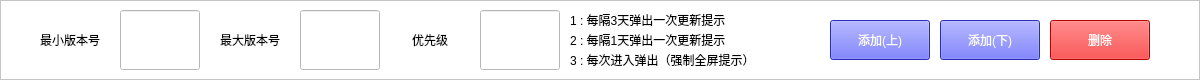
<?xml version="1.0" encoding="UTF-8"?>
<ui version="4.0">
 <class>Form</class>
 <widget class="QWidget" name="Form">
  <property name="geometry">
   <rect>
    <x>0</x>
    <y>0</y>
    <width>1200</width>
    <height>80</height>
   </rect>
  </property>
  <property name="windowTitle">
   <string>Form</string>
  </property>
  <widget class="QFrame" name="frame">
   <property name="geometry">
    <rect>
     <x>0</x>
     <y>0</y>
     <width>1200</width>
     <height>80</height>
    </rect>
   </property>
   <property name="minimumSize">
    <size>
     <width>0</width>
     <height>80</height>
    </size>
   </property>
   <property name="maximumSize">
    <size>
     <width>16777215</width>
     <height>120</height>
    </size>
   </property>
   <property name="styleSheet">
    <string notr="true">background-color: rgb(255, 255, 255);</string>
   </property>
   <property name="frameShape">
    <enum>QFrame::StyledPanel</enum>
   </property>
   <property name="frameShadow">
    <enum>QFrame::Raised</enum>
   </property>
   <widget class="QLabel" name="label_1">
    <property name="geometry">
     <rect>
      <x>20</x>
      <y>10</y>
      <width>100</width>
      <height>60</height>
     </rect>
    </property>
    <property name="styleSheet">
     <string notr="true">font: 10pt &quot;微软雅黑&quot;;</string>
    </property>
    <property name="text">
     <string>最小版本号</string>
    </property>
    <property name="alignment">
     <set>Qt::AlignCenter</set>
    </property>
   </widget>
   <widget class="QLineEdit" name="min_version">
    <property name="geometry">
     <rect>
      <x>120</x>
      <y>10</y>
      <width>80</width>
      <height>60</height>
     </rect>
    </property>
    <property name="styleSheet">
     <string notr="true">font: 14pt &quot;微软雅黑&quot;;
color: rgb(57, 61, 255);</string>
    </property>
    <property name="alignment">
     <set>Qt::AlignCenter</set>
    </property>
   </widget>
   <widget class="QLabel" name="label_2">
    <property name="geometry">
     <rect>
      <x>200</x>
      <y>10</y>
      <width>100</width>
      <height>60</height>
     </rect>
    </property>
    <property name="styleSheet">
     <string notr="true">font: 10pt &quot;微软雅黑&quot;;</string>
    </property>
    <property name="text">
     <string>最大版本号</string>
    </property>
    <property name="alignment">
     <set>Qt::AlignCenter</set>
    </property>
   </widget>
   <widget class="QLineEdit" name="max_version">
    <property name="geometry">
     <rect>
      <x>300</x>
      <y>10</y>
      <width>80</width>
      <height>60</height>
     </rect>
    </property>
    <property name="styleSheet">
     <string notr="true">font: 14pt &quot;微软雅黑&quot;;
color: rgb(57, 61, 255);</string>
    </property>
    <property name="alignment">
     <set>Qt::AlignCenter</set>
    </property>
   </widget>
   <widget class="QLabel" name="label_3">
    <property name="geometry">
     <rect>
      <x>380</x>
      <y>10</y>
      <width>100</width>
      <height>60</height>
     </rect>
    </property>
    <property name="styleSheet">
     <string notr="true">font: 10pt &quot;微软雅黑&quot;;</string>
    </property>
    <property name="text">
     <string>优先级</string>
    </property>
    <property name="alignment">
     <set>Qt::AlignCenter</set>
    </property>
   </widget>
   <widget class="QLineEdit" name="priority">
    <property name="geometry">
     <rect>
      <x>480</x>
      <y>10</y>
      <width>80</width>
      <height>60</height>
     </rect>
    </property>
    <property name="styleSheet">
     <string notr="true">font: 14pt &quot;微软雅黑&quot;;
color: rgb(57, 61, 255);</string>
    </property>
    <property name="alignment">
     <set>Qt::AlignCenter</set>
    </property>
   </widget>
   <widget class="QLabel" name="label_4">
    <property name="geometry">
     <rect>
      <x>570</x>
      <y>10</y>
      <width>250</width>
      <height>20</height>
     </rect>
    </property>
    <property name="styleSheet">
     <string notr="true">font: 10pt &quot;微软雅黑&quot;;</string>
    </property>
    <property name="text">
     <string>1 : 每隔3天弹出一次更新提示</string>
    </property>
    <property name="alignment">
     <set>Qt::AlignLeading|Qt::AlignLeft|Qt::AlignVCenter</set>
    </property>
   </widget>
   <widget class="QLabel" name="label_5">
    <property name="geometry">
     <rect>
      <x>570</x>
      <y>30</y>
      <width>250</width>
      <height>20</height>
     </rect>
    </property>
    <property name="styleSheet">
     <string notr="true">font: 10pt &quot;微软雅黑&quot;;</string>
    </property>
    <property name="text">
     <string>2 : 每隔1天弹出一次更新提示</string>
    </property>
    <property name="alignment">
     <set>Qt::AlignLeading|Qt::AlignLeft|Qt::AlignVCenter</set>
    </property>
   </widget>
   <widget class="QLabel" name="label_6">
    <property name="geometry">
     <rect>
      <x>570</x>
      <y>50</y>
      <width>250</width>
      <height>20</height>
     </rect>
    </property>
    <property name="styleSheet">
     <string notr="true">font: 10pt &quot;微软雅黑&quot;;</string>
    </property>
    <property name="text">
     <string>3 : 每次进入弹出（强制全屏提示）</string>
    </property>
    <property name="alignment">
     <set>Qt::AlignLeading|Qt::AlignLeft|Qt::AlignVCenter</set>
    </property>
   </widget>
   <widget class="QPushButton" name="pb_add_up">
    <property name="geometry">
     <rect>
      <x>830</x>
      <y>20</y>
      <width>100</width>
      <height>40</height>
     </rect>
    </property>
    <property name="styleSheet">
     <string notr="true">background-color: rgb(57, 61, 255);
font: 12pt &quot;微软雅黑&quot;;
color: rgb(255, 255, 255);</string>
    </property>
    <property name="text">
     <string>添加(上)</string>
    </property>
   </widget>
   <widget class="QPushButton" name="pb_delete">
    <property name="geometry">
     <rect>
      <x>1050</x>
      <y>20</y>
      <width>100</width>
      <height>40</height>
     </rect>
    </property>
    <property name="styleSheet">
     <string notr="true">color: rgb(255, 255, 255);
background-color: rgb(255, 0, 0);
font: 12pt &quot;微软雅黑&quot;;</string>
    </property>
    <property name="text">
     <string>删除</string>
    </property>
   </widget>
   <widget class="QPushButton" name="pb_add_down">
    <property name="geometry">
     <rect>
      <x>940</x>
      <y>20</y>
      <width>100</width>
      <height>40</height>
     </rect>
    </property>
    <property name="styleSheet">
     <string notr="true">background-color: rgb(57, 61, 255);
font: 12pt &quot;微软雅黑&quot;;
color: rgb(255, 255, 255);</string>
    </property>
    <property name="text">
     <string>添加(下)</string>
    </property>
   </widget>
  </widget>
 </widget>
 <resources/>
 <connections/>
</ui>
